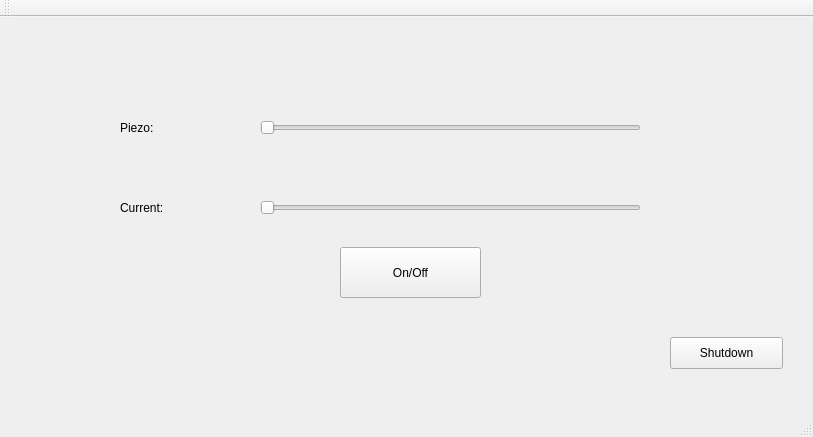
<?xml version="1.0" encoding="UTF-8"?>
<ui version="4.0">
 <class>MainWindow</class>
 <widget class="QMainWindow" name="MainWindow">
  <property name="geometry">
   <rect>
    <x>0</x>
    <y>0</y>
    <width>813</width>
    <height>437</height>
   </rect>
  </property>
  <property name="windowTitle">
   <string>MainWindow</string>
  </property>
  <widget class="QWidget" name="centralWidget">
   <widget class="QLabel" name="label_current">
    <property name="geometry">
     <rect>
      <x>120</x>
      <y>180</y>
      <width>101</width>
      <height>21</height>
     </rect>
    </property>
    <property name="text">
     <string>Current:</string>
    </property>
   </widget>
   <widget class="QLabel" name="label_piezo">
    <property name="geometry">
     <rect>
      <x>120</x>
      <y>100</y>
      <width>101</width>
      <height>21</height>
     </rect>
    </property>
    <property name="text">
     <string>Piezo:</string>
    </property>
   </widget>
   <widget class="QSlider" name="horizontalSlider_current">
    <property name="geometry">
     <rect>
      <x>260</x>
      <y>180</y>
      <width>381</width>
      <height>22</height>
     </rect>
    </property>
    <property name="orientation">
     <enum>Qt::Horizontal</enum>
    </property>
   </widget>
   <widget class="QSlider" name="horizontalSlider_piezo">
    <property name="geometry">
     <rect>
      <x>260</x>
      <y>100</y>
      <width>381</width>
      <height>22</height>
     </rect>
    </property>
    <property name="orientation">
     <enum>Qt::Horizontal</enum>
    </property>
   </widget>
   <widget class="QPushButton" name="pushButton">
    <property name="geometry">
     <rect>
      <x>340</x>
      <y>230</y>
      <width>141</width>
      <height>51</height>
     </rect>
    </property>
    <property name="text">
     <string>On/Off</string>
    </property>
   </widget>
   <widget class="QPushButton" name="pushButton_2">
    <property name="geometry">
     <rect>
      <x>670</x>
      <y>320</y>
      <width>113</width>
      <height>32</height>
     </rect>
    </property>
    <property name="text">
     <string>Shutdown</string>
    </property>
   </widget>
  </widget>
  <widget class="QMenuBar" name="menuBar">
   <property name="geometry">
    <rect>
     <x>0</x>
     <y>0</y>
     <width>813</width>
     <height>22</height>
    </rect>
   </property>
  </widget>
  <widget class="QToolBar" name="mainToolBar">
   <attribute name="toolBarArea">
    <enum>TopToolBarArea</enum>
   </attribute>
   <attribute name="toolBarBreak">
    <bool>false</bool>
   </attribute>
  </widget>
  <widget class="QStatusBar" name="statusBar"/>
 </widget>
 <layoutdefault spacing="6" margin="11"/>
 <resources/>
 <connections/>
</ui>
